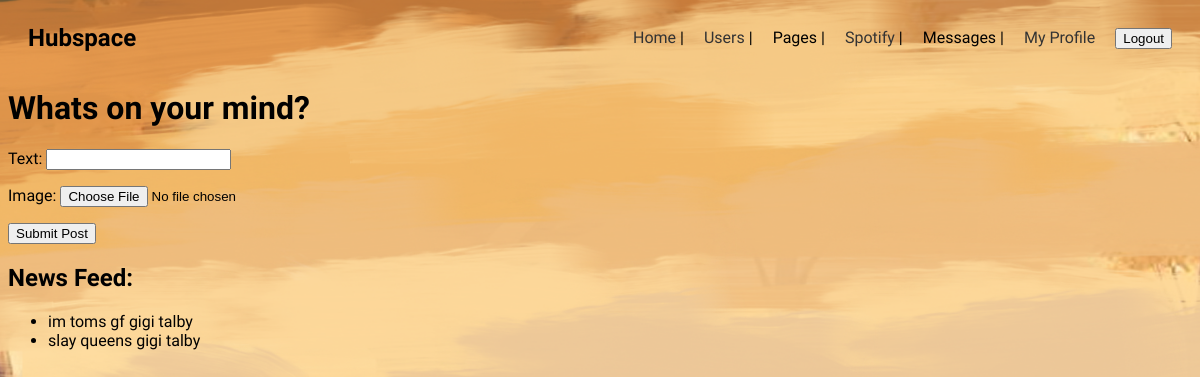
Before: /hub/home/ (signed in) with the older database file.
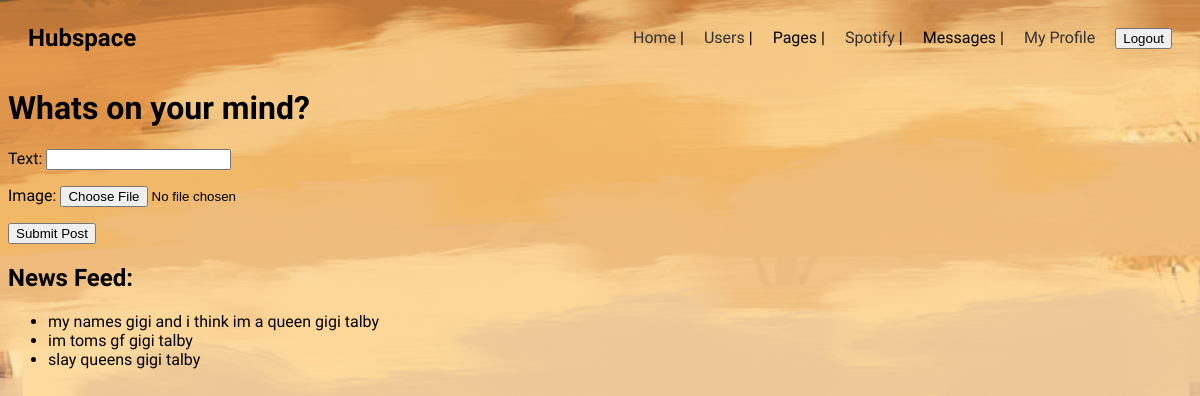
After: the same page with the newer database file.
### hubspace/models.py (models this page shows, shortened)
class Post(models.Model):
    text = models.CharField(max_length=200)
    author = models.ForeignKey(Profile, related_name='posts', on_delete=models.CASCADE)
    datePublished = models.DateTimeField(auto_now_add=True)
    page = models.ForeignKey(Page, on_delete=models.CASCADE, null=True, blank = True)

class Profile(models.Model):
    user = models.OneToOneField(User, null = True, on_delete=models.CASCADE)
    username = models.CharField( max_length=10)
    firstName = models.CharField(max_length=10)
    lastName = models.CharField(max_length=10)
    birthDate = models.DateField()
    joindate = models.DateTimeField(auto_now_add = True)
    gender = models.BooleanField('male=true', default=True, blank=True)
    followers = models.ManyToManyField('self', related_name='following', symmetrical=False, blank=True)
    profilePicture = models.ForeignKey("Picture", on_delete=models.SET_NULL, null = True, blank = True, default=get_default_picture)
    biography = models.CharField(max_length=100)
    def __str__(self):
        return f"{self.firstName} {self.lastName}"

### hubspace/views.py (the view, shortened to what this page needs)
# urls.py: 2. Add a URL to urlpatterns:  path('', views.home, name='home')
def home(request):
    active_profile = get_object_or_404(Profile, id = request.user.profile.id)
    followed_profiles = active_profile.following.all()
    posts = Post.objects.filter(author__in=followed_profiles).order_by('-datePublished')
    context = {'posts': posts}
    if request.method == 'GET':
        post_form = PostForm()
        context['form'] = post_form
        return render(request, 'hubspace/home.html', context)

### hubspace/forms.py
class PostForm(forms.ModelForm):
    image = forms.ImageField(required=False)
    class Meta:
        model = Post
        fields = ['text', 'image']

### hubspace/templates/hubspace/home.html (shortened to what this page needs)
{% extends "hubspace/base.html" %}
{% block content %}
    <h1>Whats on your mind?</h1>
    <form action="" method="post">
        {{ form.as_p }}
        <button type="submit">Submit Post</button>
    </form>
    <h2>News Feed:</h2>
    <ul>
        {% for post in posts %}
        <li>
            {{ post.text}}
            {{post.author}}
        </li>
        {% endfor %}
    </ul>
{% endblock content %}

Changed rows visible on the page:
added Post: text "my names gigi and i think im a queen", author "gigi talby"
